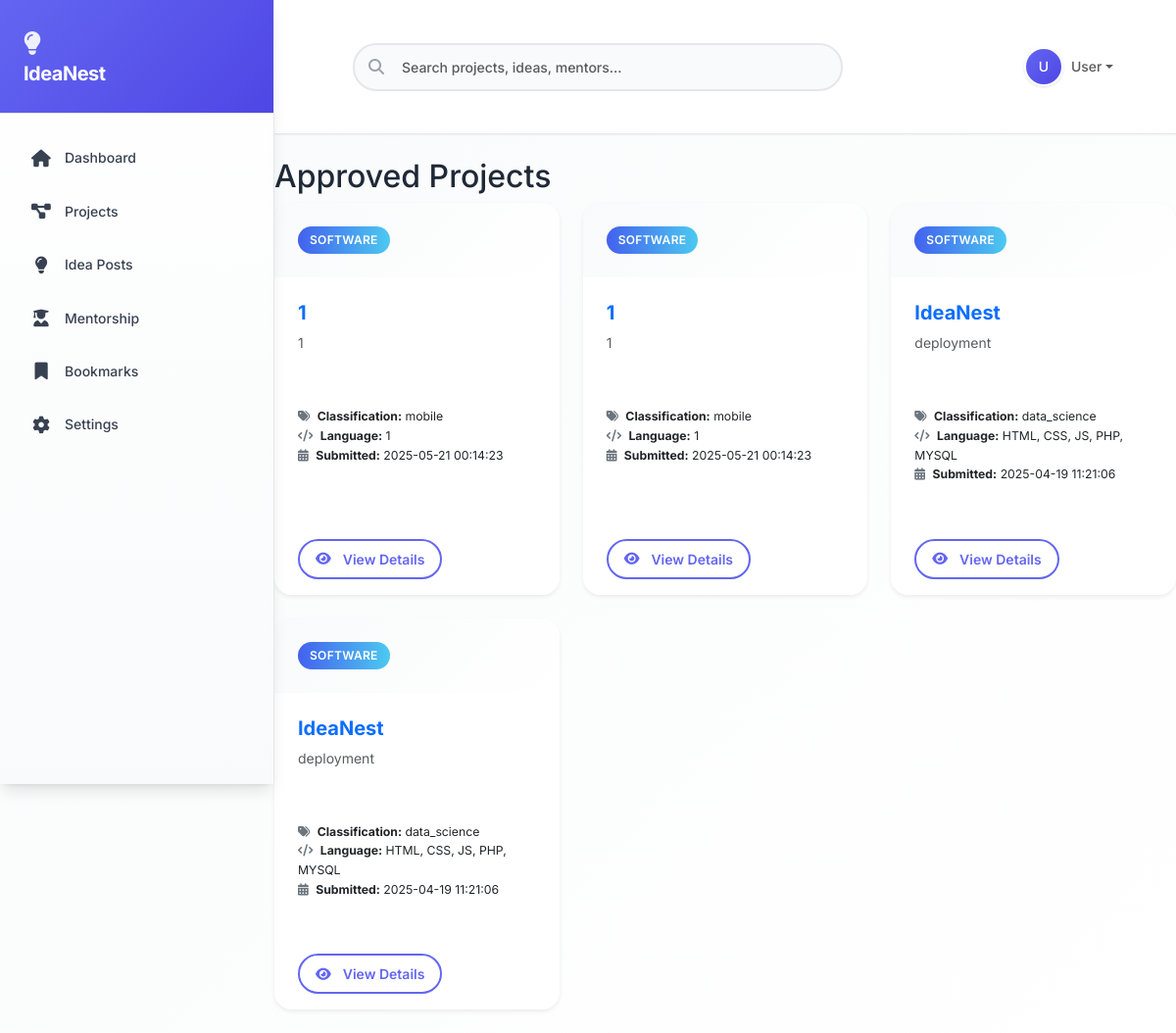
Page /Admin/user_project_search.php on the earlier database version.
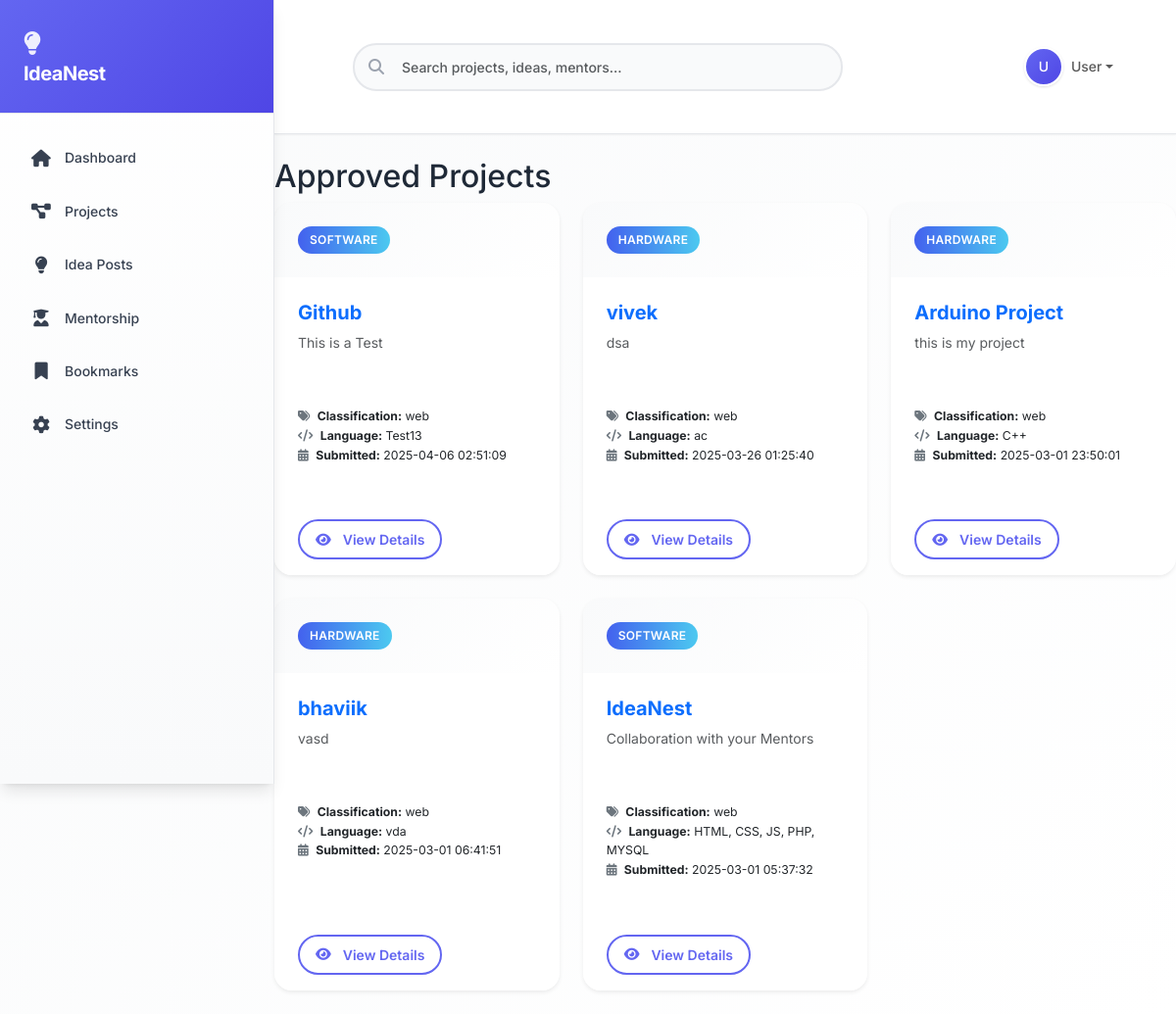
Same page on the later database version.
### tables this page shows
CREATE TABLE `admin_approved_projects` (
  `id` int(5) NOT NULL,
  `project_name` varchar(255) NOT NULL,
  `project_type` varchar(50) NOT NULL,
  `classification` varchar(100) DEFAULT NULL,
  `description` text NOT NULL,
  `language` varchar(100) NOT NULL,
  `image_path` varchar(255) DEFAULT NULL,
  `video_path` varchar(255) DEFAULT NULL,
  `code_file_path` varchar(255) DEFAULT NULL,
  `instruction_file_path` varchar(255) DEFAULT NULL,
  `submission_date` timestamp NULL DEFAULT current_timestamp(),
  `status` enum('pending','approved','rejected') NOT NULL DEFAULT 'pending'
);

### Admin/user_project_search.php (the view, shortened to what this page needs)
<?php
$basePath = '../user/';
include $basePath . 'layout.php';
$servername = "localhost";
$username = "root";
$password = "";
$dbname = "ideanest";
$conn = new mysqli($servername, $username, $password, $dbname);
$sql = "SELECT admin_approved_projects.*,
        CASE WHEN bookmark.project_id IS NOT NULL THEN 1 ELSE 0 END AS is_bookmarked
        FROM admin_approved_projects
        LEFT JOIN bookmark ON admin_approved_projects.id = bookmark.project_id AND bookmark.user_id = ?
        ORDER BY admin_approved_projects.submission_date DESC";
$stmt = $conn->prepare($sql);
$session_id = session_id();
$stmt->bind_param("s", $session_id);
$stmt->execute();
$result = $stmt->get_result();
?>
<div class="container-fluid px-0">
    <h2>Approved Projects</h2>
    <div class="row g-4">
    <?php if ($result && $result->num_rows > 0): ?>
            <?php while($row = $result->fetch_assoc()): ?>
                <div class="col-md-6 col-lg-4">
                    <div class="card project-card shadow-sm h-100 border-0">
                        <div class="card-header bg-white border-0 d-flex justify-content-between align-items-center">
                            <span class="badge rounded-pill bg-gradient-primary text-uppercase">
                                <?php echo htmlspecialchars($row['project_type']); ?>
                            </span>
                        </div>
                        <div class="card-body">
                            <h5 class="card-title fw-bold text-primary mb-2">
                                <?php echo htmlspecialchars($row['project_name']); ?>
                            </h5>
                            <p class="card-text text-muted mb-3" style="min-height: 60px;">
                                <?php echo htmlspecialchars(mb_strimwidth($row['description'], 0, 100, '...')); ?>
                            </p>
                            <ul class="list-unstyled small mb-3">
                                <li><i class="fas fa-tags me-1 text-secondary"></i> <strong>Classification:</strong> <?php echo htmlspecialchars($row['classification']); ?></li>
                                <li><i class="fas fa-code me-1 text-secondary"></i> <strong>Language:</strong> <?php echo htmlspecialchars($row['language']); ?></li>
                                <li><i class="fas fa-calendar-alt me-1 text-secondary"></i> <strong>Submitted:</strong> <?php echo htmlspecialchars($row['submission_date']); ?></li>
                            </ul>
                            </div>
                        <div class="card-footer bg-white border-0 d-flex justify-content-between align-items-center">
                            <a href="../user/project_details.php?id=<?php echo $row['id']; ?>" class="btn btn-outline-primary btn-sm rounded-pill px-3">
                                <i class="fas fa-eye me-1"></i> View Details
                            </a>
                        </div>
                    </div>
                </div>
            <?php endwhile; ?>
    <?php else: ?>
            <div class="col-12">
                <div class="alert alert-info text-center">No projects found.</div>
        </div>
    <?php endif; ?>
        </div>
</div>
<?php include $basePath . 'layout_footer.php'; ?>

### user/layout.php (shortened to what this page needs)
<?php
$user_name = isset($_SESSION['user_name']) ? $_SESSION['user_name'] : "User";
$user_initial = !empty($user_name) ? substr($user_name, 0, 1) : "U";
?>
<!DOCTYPE html>
<html lang="en">
<head>
    <link href="https://cdnjs.cloudflare.com/ajax/libs/font-awesome/6.4.0/css/all.min.css" rel="stylesheet">
    <link href="https://cdnjs.cloudflare.com/ajax/libs/bootstrap/5.3.0/css/bootstrap.min.css" rel="stylesheet">
    <link href="<?php echo $basePath; ?>style.css" rel="stylesheet">
</head>
<body>
<div class="sidebar" id="sidebar">
    <div class="sidebar-header">
        <i class="fas fa-lightbulb"></i>
        <div class="logo">IdeaNest</div>
    </div>
    <ul class="sidebar-menu">
        <li>
            <a href="<?php echo $basePath; ?>index.php" class="<?php echo basename($_SERVER['PHP_SELF']) == 'index.php' ? 'active' : ''; ?>">
                <i class="fas fa-home"></i>
                <span>Dashboard</span>
            </a>
        </li>
        <li>
            <a href="<?php echo $basePath; ?>../Admin/user_project_search.php">
                <i class="fas fa-project-diagram"></i>
                <span>Projects</span>
            </a>
        </li>
        <li>
            <a href="<?php echo $basePath; ?>Blog/list-project.php">
                <i class="fas fa-lightbulb"></i>
                <span>Idea Posts</span>
            </a>
        </li>
        <li>
            <a href="#">
                <i class="fas fa-user-graduate"></i>
                <span>Mentorship</span>
            </a>
        </li>
        <li>
            <a href="<?php echo $basePath; ?>bookmark.php">
                <i class="fas fa-bookmark"></i>
                <span>Bookmarks</span>
            </a>
        </li>
        <li>
            <a href="<?php echo $basePath; ?>user_profile_setting.php">
                <i class="fas fa-cog"></i>
                <span>Settings</span>
            </a>
        </li>
    </ul>
</div>
<div class="main-content" id="mainContent">
    <nav class="navbar navbar-expand-lg navbar-light">
        <div class="container-fluid">
            <div class="d-none d-md-block ms-lg-4 flex-grow-1 me-auto">
                <div class="search-bar">
                    <input type="text" id="search" class="form-control" placeholder="Search projects, ideas, mentors..." onkeyup="fetchResults()">
                    <i class="fas fa-search"></i>
                </div>
            </div>
            <ul class="navbar-nav ms-auto align-items-center">
                <li class="nav-item dropdown ms-2">
                    <a class="nav-link dropdown-toggle d-flex align-items-center" href="#" id="userDropdown" role="button" data-bs-toggle="dropdown" aria-expanded="false">
                        <div class="user-avatar rounded-circle d-flex align-items-center justify-content-center me-2" style="width: 40px; height: 40px;">
                            <span class="text-white fw-medium"><?php echo htmlspecialchars($user_initial); ?></span>
                        </div>
                        <span class="d-none d-lg-inline fw-medium"><?php echo htmlspecialchars($user_name); ?></span>
                    </a>
                </li>
            </ul>
        </div>
    </nav>
</body>
</html>

### user/layout_footer.php (shortened to what this page needs)
</body>
</html>

### Admin/user_project_search.php (style rules this page uses)
.project-card { border-radius: 18px; transition: box-shadow 0.2s, transform 0.2s; box-shadow: 0 4px 24px rgba(67, 97, 238, 0.07); background: #fff; }
.bg-gradient-primary { background: linear-gradient(90deg, #4361ee 0%, #4cc9f0 100%); color: #fff !important; }
.btn-outline-primary, .btn-outline-secondary { border-radius: 20px; }

Differences in the rows shown:
changed admin_approved_projects: project_name "IdeaNest" → "Github"; description "deployment" → "This is a Test"; classification "data_science" → "web"; language "HTML, CSS, JS, PHP, MYSQL" → "Test13"; submission_date "2025-04-19 11:21:06" → "2025-04-06 02:51:09"; moves up the list
changed admin_approved_projects: project_type "SOFTWARE" → "HARDWARE"; project_name "1" → "vivek"; description "1" → "dsa"; classification "mobile" → "web"; language "1" → "ac"; submission_date "2025-05-21 00:14:23" → "2025-03-26 01:25:40"; moves down the list
added admin_approved_projects: project_type "HARDWARE", project_name "Arduino Project", description "this is my project", classification "web", language "C++", submission_date "2025-03-01 23:50:01"
changed admin_approved_projects: project_type "SOFTWARE" → "HARDWARE"; project_name "1" → "bhaviik"; description "1" → "vasd"; classification "mobile" → "web"; language "1" → "vda"; submission_date "2025-05-21 00:14:23" → "2025-03-01 06:41:51"
changed admin_approved_projects "IdeaNest": description "deployment" → "Collaboration with your Mentors"; classification "data_science" → "web"; submission_date "2025-04-19 11:21:06" → "2025-03-01 05:37:32"
